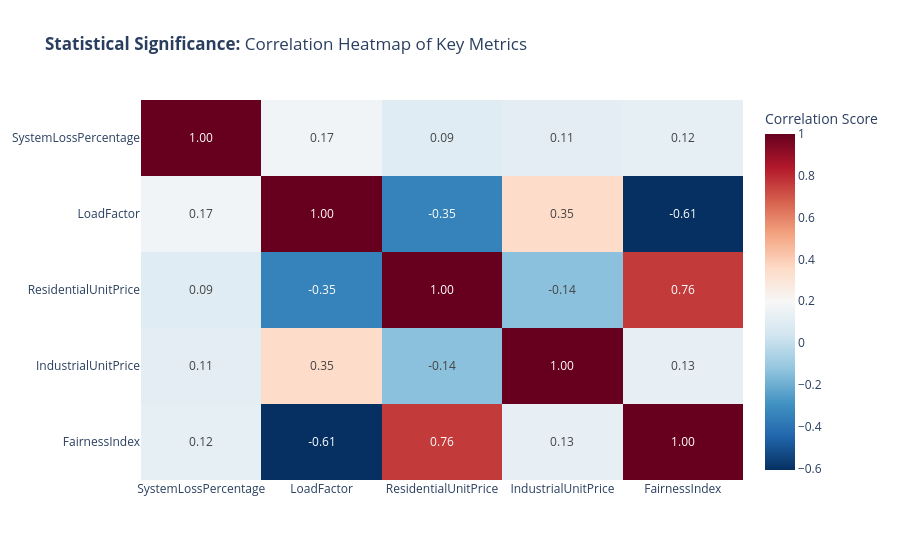

Notebook code cell kept with this figure:
### Code cell
corr_matrix = ny_df[['SystemLossPercentage', 'LoadFactor', 'ResidentialUnitPrice', 'IndustrialUnitPrice', 'FairnessIndex']].corr()

fig3 = px.imshow(
    corr_matrix, 
    text_auto='.2f', 
    color_continuous_scale='RdBu_r',
    aspect="auto",
    title='<b>Statistical Significance:</b> Correlation Heatmap of Key Metrics',
    labels=dict(color="Correlation Score"),
    template='plotly_white'
)

fig3.show()

### Figure 1 — Plotly figure (JSON) as saved in the notebook; plotly's stock layout.template omitted (floating-point values rounded to 4 significant figures)
{"data": [{"coloraxis": "coloraxis", "hovertemplate": "x: %{x}<br>y: %{y}<br>Correlation Score: %{z}<extra></extra>", "name": "0", "texttemplate": "%{z:.2f}", "type": "heatmap", "x": ["SystemLossPercentage", "LoadFactor", "ResidentialUnitPrice", "IndustrialUnitPrice", "FairnessIndex"], "xaxis": "x", "y": ["SystemLossPercentage", "LoadFactor", "ResidentialUnitPrice", "IndustrialUnitPrice", "FairnessIndex"], "yaxis": "y", "z": [[1.0, 0.1716, 0.09495, 0.1107, 0.1217], [0.1716, 1.0, -0.3487, 0.3487, -0.608], [0.09495, -0.3487, 1.0, -0.1399, 0.7622], [0.1107, 0.3487, -0.1399, 1.0, 0.1266], [0.1217, -0.608, 0.7622, 0.1266, 1.0]]}], "layout": {"coloraxis": {"colorbar": {"title": {"text": "Correlation Score"}}, "colorscale": [[0, "rgb(5,48,97)"], [0.1, "rgb(33,102,172)"], [0.2, "rgb(67,147,195)"], [0.3, "rgb(146,197,222)"], [0.4, "rgb(209,229,240)"], [0.5, "rgb(247,247,247)"], [0.6, "rgb(253,219,199)"], [0.7, "rgb(244,165,130)"], [0.8, "rgb(214,96,77)"], [0.9, "rgb(178,24,43)"], [1, "rgb(103,0,31)"]]}, "title": {"text": "<b>Statistical Significance:</b> Correlation Heatmap of Key Metrics"}, "xaxis": {"anchor": "y", "domain": [0, 1]}, "yaxis": {"anchor": "x", "autorange": "reversed", "domain": [0, 1]}}}
